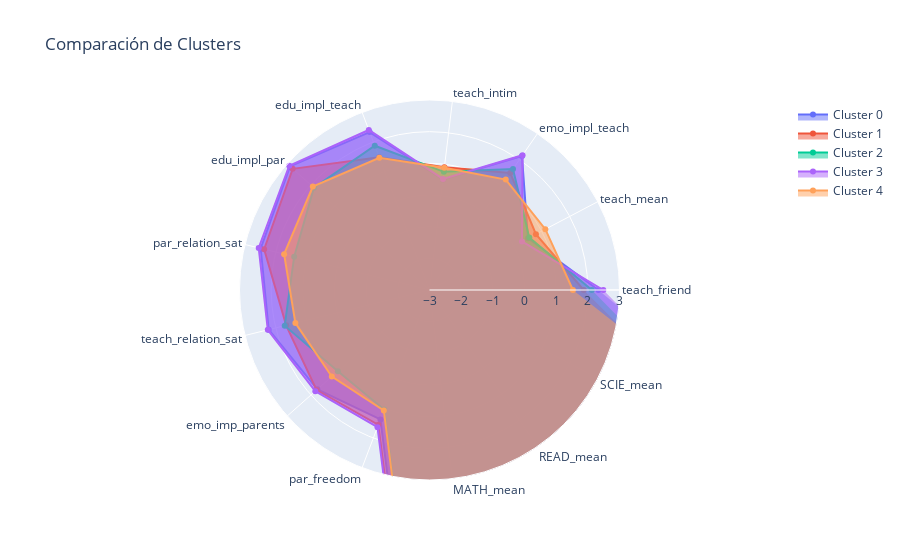

The notebook cell this image was saved under:
### Code cell
# 1. Calcular estadísticas básicas por cluster
cluster_stats = df_imputed.groupby('cluster').agg({
    'teach_friend': ['mean', 'std', 'min', 'max'],
    'teach_mean': ['mean', 'std', 'min', 'max'],
    'emo_impl_teach': ['mean', 'std', 'min', 'max'],
    'teach_intim': ['mean', 'std', 'min', 'max'],
    'edu_impl_teach': ['mean', 'std', 'min', 'max'],
    'edu_impl_par': ['mean', 'std', 'min', 'max'],
    'par_relation_sat': ['mean', 'std', 'min', 'max'],
    'teach_relation_sat': ['mean', 'std', 'min', 'max'],
    'emo_imp_parents': ['mean', 'std', 'min', 'max'],
    'par_freedom': ['mean', 'std', 'min', 'max'],
    'MATH_mean': ['mean', 'std', 'min', 'max'],
    'READ_mean': ['mean', 'std', 'min', 'max'],
    'SCIE_mean': ['mean', 'std', 'min', 'max']
}).round(2)

# 2. Calcular el tamaño y porcentaje de cada cluster
cluster_sizes = df_imputed['cluster'].value_counts()
cluster_percentages = (cluster_sizes / len(df_imputed) * 100).round(2)

# 3. Crear un resumen detallado
print("RESUMEN DE CLUSTERS DE ESTUDIANTES")
print("=" * 50)

for cluster in sorted(df_imputed['cluster'].unique()):
    print(f"\nCLUSTER {cluster}")
    print("-" * 30)
    
    # Tamaño del cluster
    print(f"Tamaño: {cluster_sizes[cluster]} estudiantes ({cluster_percentages[cluster]}%)")
    
    # Características principales
    print("\nCaracterísticas principales:")
    print("-" * 20)
    
    # Obtener los valores de los centroides para este cluster
    cluster_centroid = centroids_df.iloc[cluster]
    
    # Ordenar las variables por su valor en el centroide
    sorted_vars = cluster_centroid.sort_values(ascending=False)
    
    # Mostrar las características más destacadas
    print("Variables más altas:")
    for var, value in sorted_vars.head(3).items():
        print(f"- {var}: {value:.2f}")
    
    print("\nVariables más bajas:")
    for var, value in sorted_vars.tail(3).items():
        print(f"- {var}: {value:.2f}")
    
    # Estadísticas detalladas
    print("\nEstadísticas detalladas:")
    print("-" * 20)
    for var in df_imputed.columns[:-1]:  # excluimos la columna 'Cluster'
        stats = df_imputed[df_imputed['cluster'] == cluster][var].describe()
        print(f"\n{var}:")
        print(f"  Media: {stats['mean']:.2f}")
        print(f"  Mediana: {stats['50%']:.2f}")
        print(f"  Desviación estándar: {stats['std']:.2f}")
        print(f"  Rango: [{stats['min']:.2f}, {stats['max']:.2f}]")

# 4. Crear un DataFrame con el resumen
cluster_summary = pd.DataFrame({
    'Tamaño': cluster_sizes,
    'Porcentaje': cluster_percentages,
    'teach_friend_mean': df_imputed.groupby('cluster')['teach_friend'].mean(),
    'teach_mean_mean': df_imputed.groupby('cluster')['teach_mean'].mean(),
    'emo_impl_teach_mean': df_imputed.groupby('cluster')['emo_impl_teach'].mean(),
    'teach_intim_mean': df_imputed.groupby('cluster')['teach_intim'].mean(),
    'edu_impl_teach_mean': df_imputed.groupby('cluster')['edu_impl_teach'].mean(),
    'edu_impl_par_mean': df_imputed.groupby('cluster')['edu_impl_par'].mean(),
    'par_relation_sat_mean': df_imputed.groupby('cluster')['par_relation_sat'].mean(),
    'teach_relation_sat_mean': df_imputed.groupby('cluster')['teach_relation_sat'].mean(),
    'emo_imp_parents_mean': df_imputed.groupby('cluster')['emo_imp_parents'].mean(),
    'par_freedom_mean': df_imputed.groupby('cluster')['par_freedom'].mean(),
    'MATH_mean_mean': df_imputed.groupby('cluster')['MATH_mean'].mean(),
    'READ_mean_mean': df_imputed.groupby('cluster')['READ_mean'].mean(),
    'SCIE_mean_mean': df_imputed.groupby('cluster')['SCIE_mean'].mean()
}).round(2)

# 5. Guardar el resumen en un archivo CSV
# cluster_summary.to_csv('data/processed/cluster_summary.csv')

# 6. Visualización adicional: Radar plot para comparar clusters
import plotly.graph_objects as go

# Crear el radar plot
fig = go.Figure()

for cluster in sorted(df_imputed['cluster'].unique()):
    cluster_centroid = centroids_df.iloc[cluster]
    fig.add_trace(go.Scatterpolar(
        r=cluster_centroid.values,
        theta=cluster_centroid.index,
        fill='toself',
        name=f'Cluster {cluster}'
    ))

fig.update_layout(
    polar=dict(
        radialaxis=dict(
            visible=True,
            range=[-3, 3]  # Ajusta según tus datos
        )),
    showlegend=True,
    title="Comparación de Clusters"
)


fig.show()

### Figure 1 — Plotly figure (JSON) as saved in the notebook; plotly's stock layout.template omitted (floating-point values rounded to 4 significant figures)
{"data": [{"fill": "toself", "name": "Cluster 0", "r": [2.333, 0.5109, 2.14, 0.5163, 2.333, 2.886, 2.49, 2.231, 1.73, 1.37, 417.4, 418.7, 424.1], "theta": ["teach_friend", "teach_mean", "emo_impl_teach", "teach_intim", "edu_impl_teach", "edu_impl_par", "par_relation_sat", "teach_relation_sat", "emo_imp_parents", "par_freedom", "MATH_mean", "READ_mean", "SCIE_mean"], "type": "scatterpolar"}, {"fill": "toself", "name": "Cluster 1", "r": [1.868, 0.7953, 1.488, 0.9028, 1.48, 2.771, 2.378, 1.661, 1.764, 1.553, 508.4, 508.5, 515.5], "theta": ["teach_friend", "teach_mean", "emo_impl_teach", "teach_intim", "edu_impl_teach", "edu_impl_par", "par_relation_sat", "teach_relation_sat", "emo_imp_parents", "par_freedom", "MATH_mean", "READ_mean", "SCIE_mean"], "type": "scatterpolar"}, {"fill": "toself", "name": "Cluster 2", "r": [2.126, 0.5594, 1.642, 0.7584, 1.874, 1.872, 1.401, 1.709, 0.8661, 1.034, 517.7, 524.2, 533.8], "theta": ["teach_friend", "teach_mean", "emo_impl_teach", "teach_intim", "edu_impl_teach", "edu_impl_par", "par_relation_sat", "teach_relation_sat", "emo_imp_parents", "par_freedom", "MATH_mean", "READ_mean", "SCIE_mean"], "type": "scatterpolar"}, {"fill": "toself", "name": "Cluster 3", "r": [2.489, 0.298, 2.174, 0.5327, 2.405, 2.916, 2.555, 2.259, 1.818, 1.632, 555.3, 557.6, 565.7], "theta": ["teach_friend", "teach_mean", "emo_impl_teach", "teach_intim", "edu_impl_teach", "edu_impl_par", "par_relation_sat", "teach_relation_sat", "emo_imp_parents", "par_freedom", "MATH_mean", "READ_mean", "SCIE_mean"], "type": "scatterpolar"}, {"fill": "toself", "name": "Cluster 4", "r": [1.529, 1.131, 1.238, 0.8876, 1.466, 1.923, 1.729, 1.361, 1.121, 1.069, 399.2, 387.3, 404.2], "theta": ["teach_friend", "teach_mean", "emo_impl_teach", "teach_intim", "edu_impl_teach", "edu_impl_par", "par_relation_sat", "teach_relation_sat", "emo_imp_parents", "par_freedom", "MATH_mean", "READ_mean", "SCIE_mean"], "type": "scatterpolar"}], "layout": {"polar": {"radialaxis": {"range": [-3, 3], "visible": true}}, "showlegend": true, "title": {"text": "Comparación de Clusters"}}}
